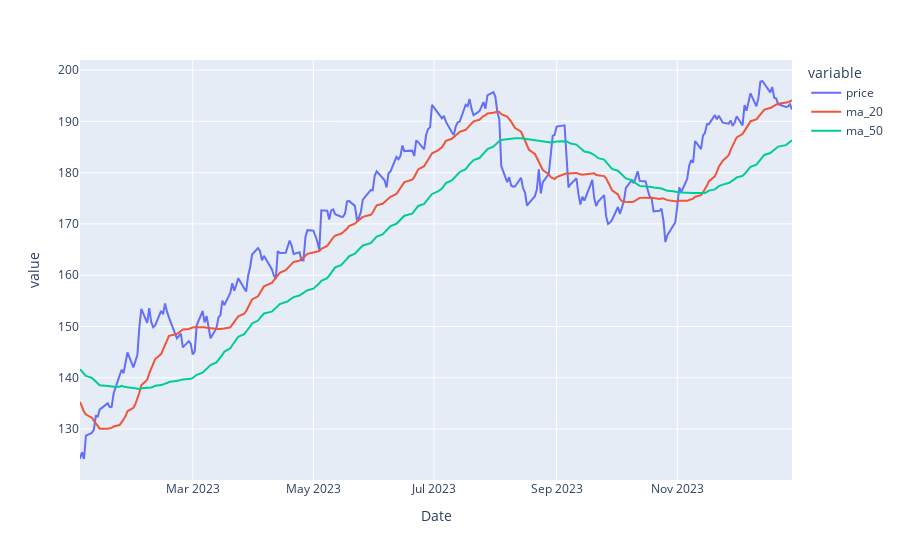

This figure's notebook cell:
### Code cell
# plot time series
plt.Figure(figsize=(20,25))

fig = px.line(
    data_frame=plot_data, 
    x=plot_data.index, 
    y=['price', 'ma_20', 'ma_50']
)

# Display plot
fig.show()

### Figure 1 — Plotly figure (JSON) as saved in the notebook; plotly's stock layout.template omitted (floating-point values rounded to 4 significant figures; data arrays with more than 128 entries replaced by an {"elided": "..."} marker saying what was removed)
{"data": [{"hovertemplate": "variable=price<br>Date=%{x}<br>value=%{y}<extra></extra>", "legendgroup": "price", "line": {"color": "#636efa", "dash": "solid"}, "marker": {"symbol": "circle"}, "mode": "lines", "name": "price", "orientation": "v", "showlegend": true, "type": "scatter", "x": {"elided": "250 str values"}, "xaxis": "x", "y": {"elided": "250 float values"}, "yaxis": "y"}, {"hovertemplate": "variable=ma_20<br>Date=%{x}<br>value=%{y}<extra></extra>", "legendgroup": "ma_20", "line": {"color": "#EF553B", "dash": "solid"}, "marker": {"symbol": "circle"}, "mode": "lines", "name": "ma_20", "orientation": "v", "showlegend": true, "type": "scatter", "x": {"elided": "250 str values"}, "xaxis": "x", "y": {"elided": "250 float values"}, "yaxis": "y"}, {"hovertemplate": "variable=ma_50<br>Date=%{x}<br>value=%{y}<extra></extra>", "legendgroup": "ma_50", "line": {"color": "#00cc96", "dash": "solid"}, "marker": {"symbol": "circle"}, "mode": "lines", "name": "ma_50", "orientation": "v", "showlegend": true, "type": "scatter", "x": {"elided": "250 str values"}, "xaxis": "x", "y": {"elided": "250 float values"}, "yaxis": "y"}], "layout": {"autosize": true, "legend": {"title": {"text": "variable"}, "tracegroupgap": 0}, "margin": {"t": 60}, "xaxis": {"anchor": "y", "autorange": true, "domain": [0, 1], "range": ["2023-01-03", "2023-12-29"], "title": {"text": "Date"}, "type": "date"}, "yaxis": {"anchor": "x", "autorange": true, "domain": [0, 1], "range": [120.1, 202.0], "title": {"text": "value"}, "type": "linear"}}}
